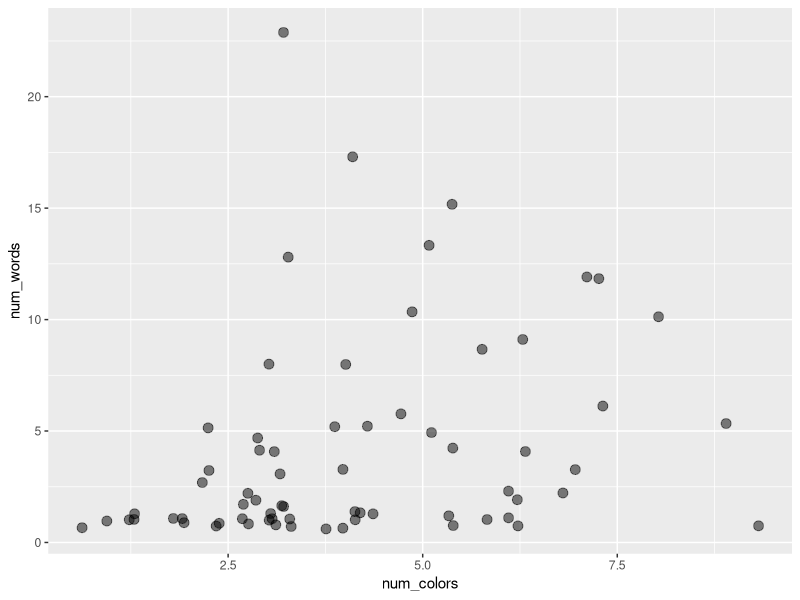
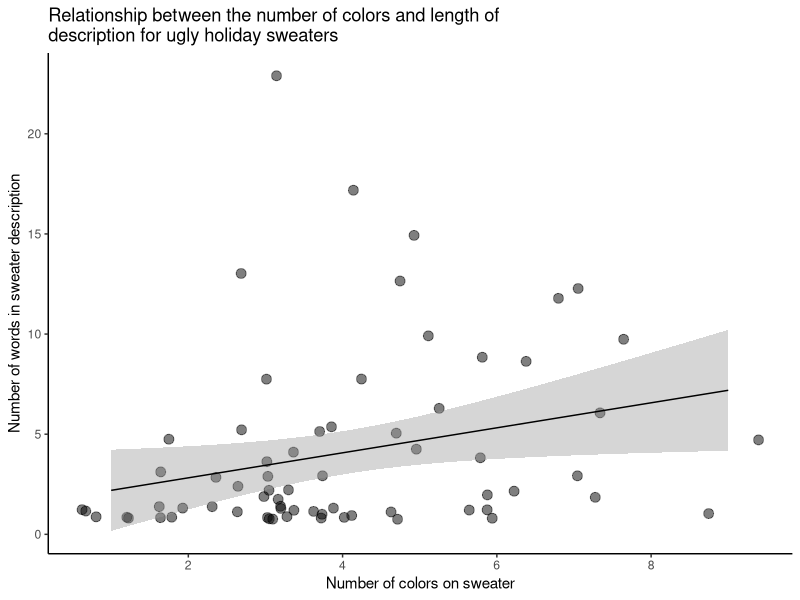

Write R code to recreate these figures, in order.

##~~~~~~~~~~~~~~~~~~~~~~~~~~~~~~~~~~~~~~~~~~~~~~~~~~~~~~~~~~~~~~~~~~~~~~~~~~~~~~
##~~~~~~~~~~~~~~~~~~~~~~~~~~~~~~~~~~~~~~~~~~~~~~~~~~~~~~~~~~~~~~~~~~~~~~~~~~~~~~
##                                                                            ~~
##                        STEP 1: LOAD PACKAGES & DATA                      ----
##                                                                            ~~
##~~~~~~~~~~~~~~~~~~~~~~~~~~~~~~~~~~~~~~~~~~~~~~~~~~~~~~~~~~~~~~~~~~~~~~~~~~~~~~
##~~~~~~~~~~~~~~~~~~~~~~~~~~~~~~~~~~~~~~~~~~~~~~~~~~~~~~~~~~~~~~~~~~~~~~~~~~~~~~

#..........................load packages.........................

library(tidyverse)

#..........................read in data..........................

sweaters <- read_csv("ugly_sweaters.csv") %>% 
  dplyr::filter(hs_tf == "Yes") # filter data for those that actually report having a sweater

##~~~~~~~~~~~~~~~~~~~~~~~~~~~~~~~~~~~~~~~~~~~~~~~~~~~~~~~~~~~~~~~~~~~~~~~~~~~~~~
##~~~~~~~~~~~~~~~~~~~~~~~~~~~~~~~~~~~~~~~~~~~~~~~~~~~~~~~~~~~~~~~~~~~~~~~~~~~~~~
##                                                                            ~~
##                        STEP 2: WRANGLE/PROCESS DATA                      ----
##                                                                            ~~
##~~~~~~~~~~~~~~~~~~~~~~~~~~~~~~~~~~~~~~~~~~~~~~~~~~~~~~~~~~~~~~~~~~~~~~~~~~~~~~
##~~~~~~~~~~~~~~~~~~~~~~~~~~~~~~~~~~~~~~~~~~~~~~~~~~~~~~~~~~~~~~~~~~~~~~~~~~~~~~

#.....................wrangle sweater colors.....................
# 1) tidy colors (1 color per row)
# 2) group by sweater ID
# 3) calculate how many colors each sweater has on it

tidy_colors <- sweaters %>% 
  tidyr::separate_rows(colors, sep = ", ") %>% 
  tidyr::separate_rows(colors, sep = " and ") %>% 
  dplyr::group_by(sweater) %>% 
  dplyr::summarize(num_colors = length(sweater))

#..................wrangle sweater descriptions..................
# 1) tidy colors (1 word per row)
# 2) group by sweater ID
# 3) calculate how many colors each sweater has on it

tidy_descriptions <- sweaters %>% 
  tidyr::separate_rows(image_desc, sep = " ") %>% 
  dplyr::group_by(sweater) %>% 
  dplyr::summarize(num_words = length(sweater))

#........................join data frames.........................

tidy_counts <- dplyr::full_join(tidy_descriptions, tidy_colors)

##~~~~~~~~~~~~~~~~~~~~~~~~~~~~~~~~~~~~~~~~~~~~~~~~~~~~~~~~~~~~~~~~~~~~~~~~~~~~~~
##~~~~~~~~~~~~~~~~~~~~~~~~~~~~~~~~~~~~~~~~~~~~~~~~~~~~~~~~~~~~~~~~~~~~~~~~~~~~~~
##                                                                            ~~
##                           STEP 3: VISUALIZE DATA                         ----
##                                                                            ~~
##~~~~~~~~~~~~~~~~~~~~~~~~~~~~~~~~~~~~~~~~~~~~~~~~~~~~~~~~~~~~~~~~~~~~~~~~~~~~~~
##~~~~~~~~~~~~~~~~~~~~~~~~~~~~~~~~~~~~~~~~~~~~~~~~~~~~~~~~~~~~~~~~~~~~~~~~~~~~~~

#....................create basic scatterplot....................

simple_plot <- ggplot(tidy_counts, aes(x = num_colors, y = num_words)) +
  geom_jitter(size = 3, alpha = 0.5) 

simple_plot

#..............create slightly fancier scatterplot...............

fancy_plot <- ggplot(tidy_counts, aes(x = num_colors, y = num_words)) +
  geom_jitter(size = 3, alpha = 0.5) +
  scale_x_continuous(breaks = seq(from = 2, to = 8, by = 2)) +
  geom_smooth(method = lm, se = TRUE, size = 0.5, color = "black") +
  labs(x = "Number of colors on sweater", 
       y = "Number of words in sweater description",
       title = str_wrap("Relationship between the number of colors and length of description for ugly holiday sweaters", 60)) +
  theme_classic()

fancy_plot
